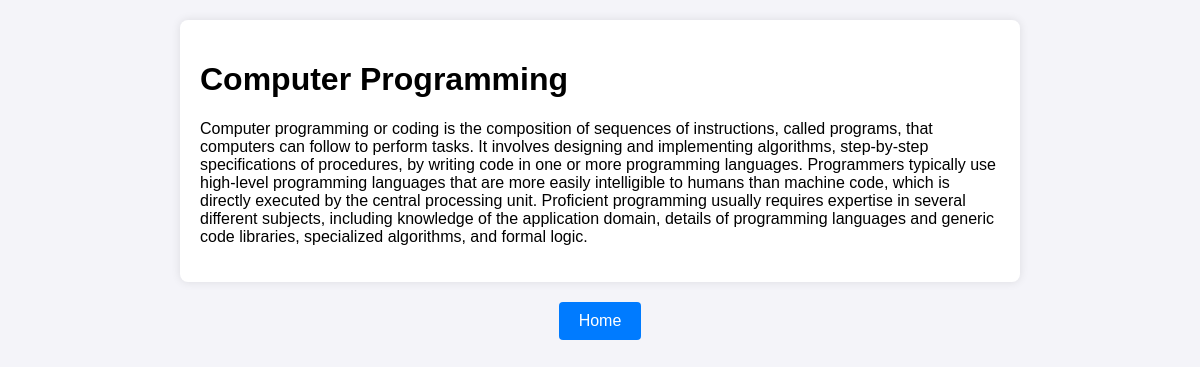
/articles/art/2, run on the app's committed database.
### articles/models.py (models this page shows, shortened)
class Articles(models.Model):
    title = models.CharField(max_length=256, blank=True, null=True)
    category = models.ForeignKey(Category, on_delete=models.DO_NOTHING)
    text = models.TextField(blank=True, null=True)
    image = models.ImageField(upload_to='default/', blank=True, null=True, default='not_available.png')
    created_at = models.DateField(auto_now_add=True)
    updated_at = models.DateField(auto_now=True)
    class Meta:
        db_table = 'articles'

### articles/views.py (the view)
# urls.py: path('art/<int:pk>', ArticleDetailView.as_view(), name='detail'),
class ArticleDetailView(View):
    def get(self, request, pk):
        article = Articles.objects.get(pk=pk)
        return render(request, 'detail.html', {'article': article})

### templates/detail.html (shortened to what this page needs)
<!DOCTYPE html>
<html lang="en">
<head>
</head>
<body>
    <div class="article-container">
        <h1>{{ article.title }}</h1>
        <p>{{ article.text }}</p>
    </div>
    <a href="{% url 'articles:category_view' %}" class="back-button">Home</a>
</body>
</html>

### templates/detail.html (style rules this page uses)
body { font-family: Arial, sans-serif; background-color: #f4f4f9; margin: 0; padding: 20px; display: flex; flex-direction: column; align-items: center; }
.article-container { background-color: #fff; padding: 20px; border-radius: 8px; box-shadow: 0 0 10px rgba(0, 0, 0, 0.1); margin-bottom: 20px; width: 80%; max-width: 800px; }
.back-button { background-color: #007bff; color: #fff; border: none; padding: 10px 20px; border-radius: 4px; cursor: pointer; font-size: 16px; text-decoration: none; }

### data on the page
Articles: title "Computer Programming", text "Computer programming or coding is the composition of sequences of instructions, called programs, that computers can follow to perform tasks. It involves designing and implementing algorithms, step-by-step specifications of procedures, by writing code in one or more programming languages. Programmers typically use high-level programming languages that are more easily intelligible to humans than machine code, which is directly executed by the central processing unit. Proficient programming usually requires expertise in several different subjects, including knowledge of the application domain, details of programming languages and generic code libraries, specialized algorithms, and formal logic."
